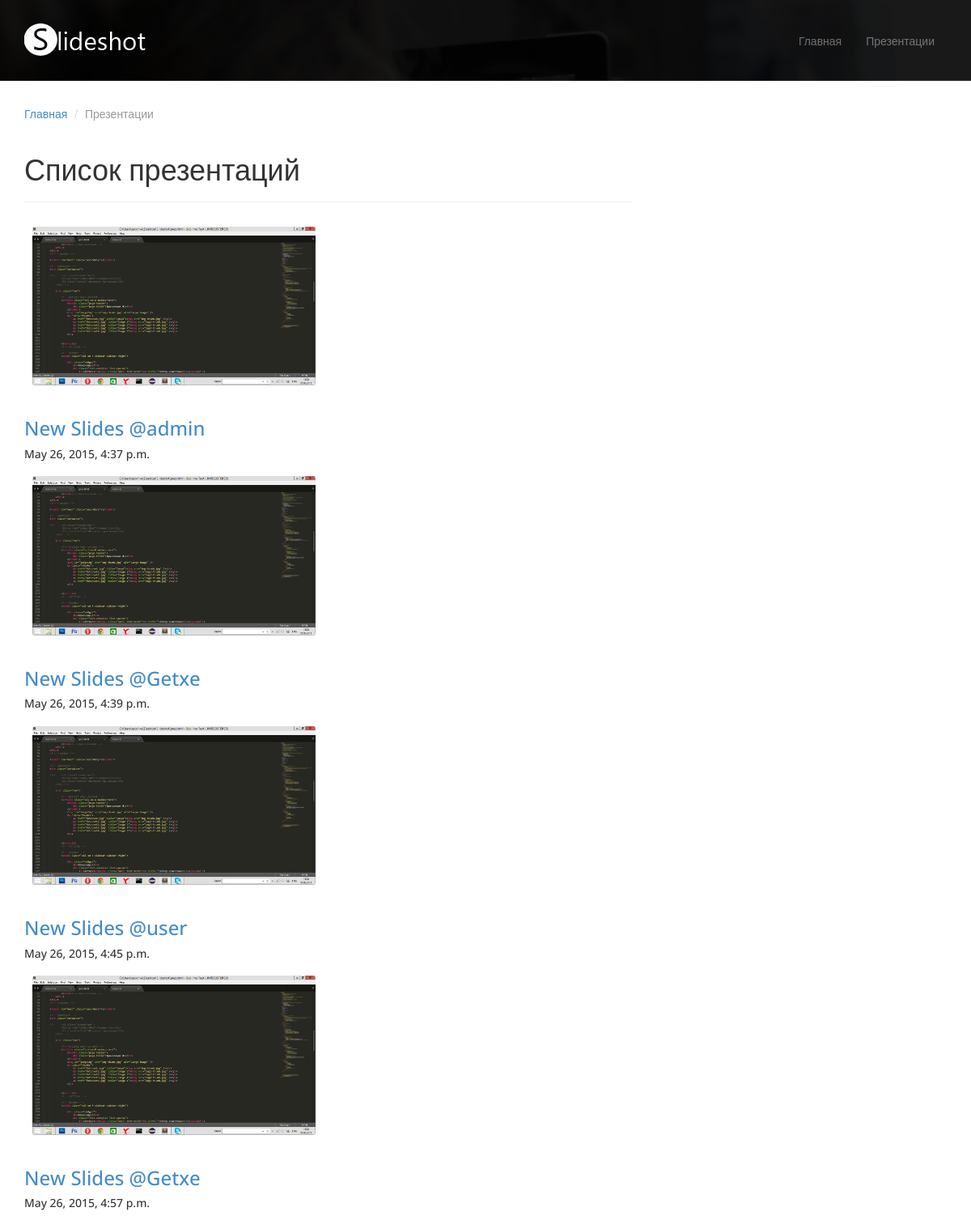
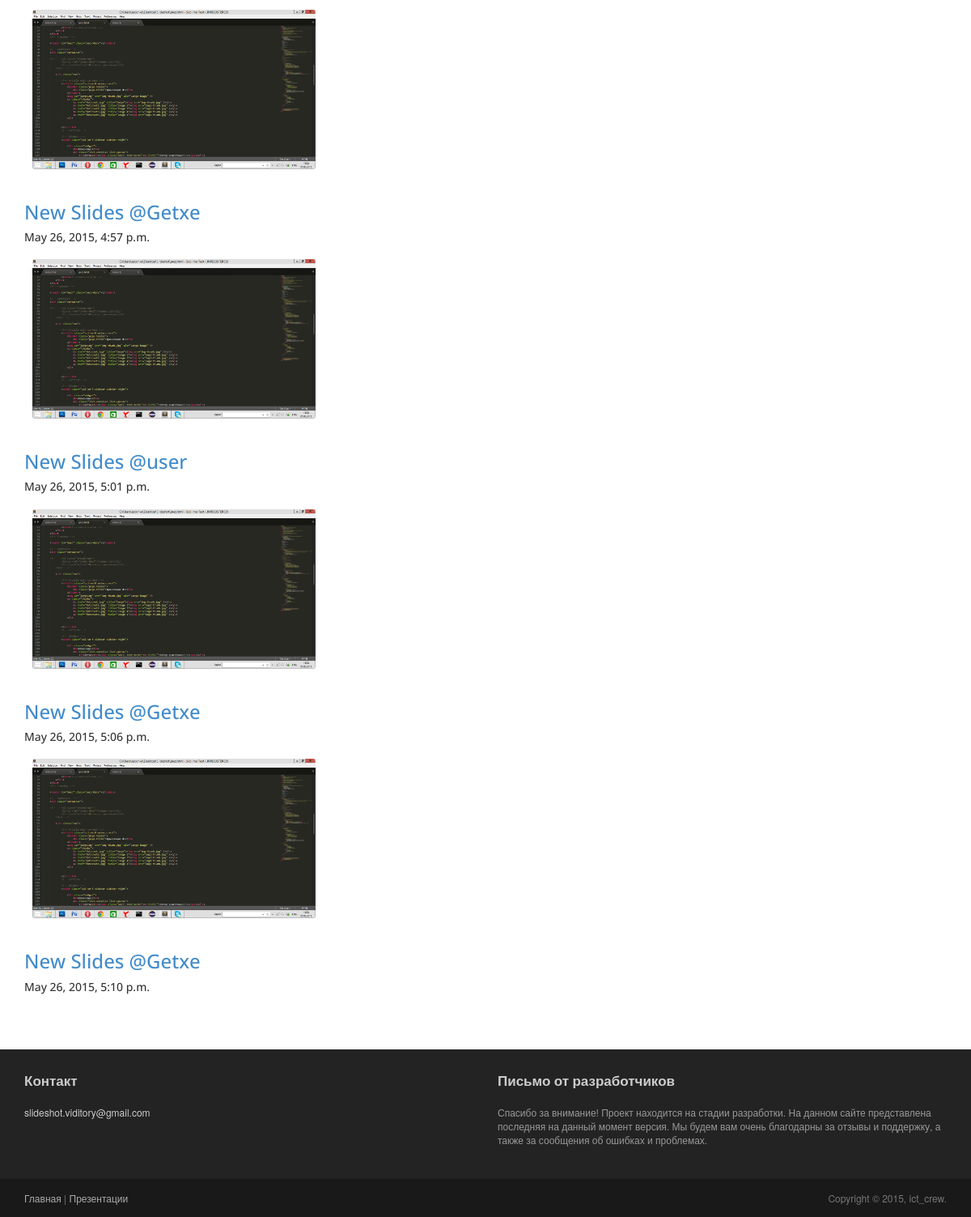
Screenshot of /mainpage/ with the database file from the repository (2 pictures, top to bottom).
### broadcasts/models.py (models this page shows, shortened)
class Broadcasting(models.Model):
    owner = models.ForeignKey(User, verbose_name=u'Владелец', related_name=u'broadcasts')
    title = models.CharField(u'Заголовок', max_length=40)
    desc = models.TextField(u'Описание', max_length = 10000)
    start_date = models.DateTimeField(u'Дата и время начала',default=datetime.now, blank=True)
    active = models.BooleanField(u'Активна сейчас?', default=False)
    public = models.BooleanField(u'Is public broadcasting?', default=True)
    tags = models.ManyToManyField(Tag, verbose_name='Тэги', blank=True, null=True)
    event = models.ForeignKey(Event, verbose_name='Событие', related_name=u'broadcasts', blank=True, null=True)#relation to event
    class Meta:
        db_table = 'broadcasts_broadcastings'
        verbose_name = 'Презентация'
        verbose_name_plural = 'Презентации'
        ordering=['start_date']

### broadcasts/views.py (the view)
# urls.py: url(r'^mainpage/$', views.mainpage),#first public
def mainpage(request):
    broadcastings = Broadcasting.objects.all()
    html = render_to_response('search.html', {'broadcastings':broadcastings }, context_instance=RequestContext(request))
    return HttpResponse(html)

### broadcasts/templates/search.html (shortened to what this page needs)
{% extends 'page.html'%}
{% load static %}
{% block content %}
<div class="container">
			<ol class="breadcrumb">
				<li><a href="http://slideshot.leidenit.lclients.ru/">Главная</a></li>
				<li class="active">Презентации</li>
			</ol>
			<div class="row">
				<article class="col-sm-8 maincontent">
					<header class="page-header">
						<h1 class="page-title">Список презентаций</h1>
					</header>
					{% for broadcasting in broadcastings %}
						<article>
							<img src="{{ STATIC_URL }}assets/images/ss1.png" width="350" class="img-rounded cells" alt="" >
							<div>
								<h3><a href="{% url 'broadcasts.views.broadcasting' broadcasting.pk %}">{{ broadcasting.title }}</a></h3>
								<h5 class="meta-post"><time datetime="2013-11-10">{{ broadcasting.start_date }}</time></h5>
							</div>
						</article>
						{% empty %}
						<article class="col-sm-8 maincontent">
							<h1 class="page-title">Ничего не найдено</h1>
							<h4 class="text-left">Мы не смогли найти страницы по вашему запросу. Проверьте введенную вами страницу и попробуйте еще раз.</h4>
						</article>
					{% endfor %}
				</article>
			</div>
		</div>
{% endblock %}

### broadcasts/templates/page.html (shortened to what this page needs)
<html lang="en">
<head>
	<link rel="stylesheet" href="{{ STATIC_URL }}assets/css/bootstrap.min.css">
	<link rel="stylesheet" href="{{ STATIC_URL }}assets/css/font-awesome.min.css">
	<link rel="stylesheet" href="{{ STATIC_URL }}assets/css/bootstrap-theme.css" media="screen" >
	<link rel="stylesheet" href="{{ STATIC_URL }}assets/css/main.css">
</head>
<body class="home">
	<div class="navbar navbar-inverse navbar-fixed-top headroom" >
		<div class="container">
			<div class="navbar-header">
				<a class="navbar-brand" href="http://slideshot.leidenit.lclients.ru/"><img src="{{ STATIC_URL }}assets/images/logo1.png" alt="Progressus HTML5 template"></a>
			</div>
			<div class="navbar-collapse collapse">
				<ul class="nav navbar-nav pull-right">
					<li><a href="http://slideshot.leidenit.lclients.ru/">Главная</a></li>
					<li><a href="http://slideshot.leidenit.lclients.ru/mainpage">Презентации</a></li>
				</ul>
			</div>
		</div>
	</div>
	<header id="head" class="secondary"></header>
	{% block content %}
	{% endblock %}
	<footer id="footer" class="top-space">
		<div class="footer1">
			<div class="container">
				<div class="row">
					<div class="col-md-3 widget">
						<h3 class="widget-title">Контакт</h3>
						<div class="widget-body">
								<a href="mailto:#">slideshot.viditory@gmail.com</a><br>
						</div>
					</div>
					<div class="col-md-3 widget">
					</div>
					<div class="col-md-6 widget">
						<h3 class="widget-title">Письмо от разработчиков</h3>
						<div class="widget-body">
							<p>Спасибо за внимание! Проект находится на стадии разработки. На данном сайте представлена
							последняя на данный момент версия. Мы будем вам очень благодарны за отзывы и поддержку, а
							также за сообщения об ошибках и проблемах. </p>
						</div>
					</div>
				</div>
			</div>
		</div>
		<div class="footer2">
			<div class="container">
				<div class="row">
					<div class="col-md-6 widget">
						<div class="widget-body">
							<p class="simplenav">
								<a href="http://slideshot.leidenit.lclients.ru/">Главная</a> |
								<a href="http://slideshot.leidenit.lclients.ru/mainpage/">Презентации</a>
							</p>
						</div>
					</div>
					<div class="col-md-6 widget">
						<div class="widget-body">
							<p class="text-right">
								Copyright &copy; 2015, ict_crew.
							</p>
						</div>
					</div>
				</div>
			</div>
		</div>
	</footer>
</body>
</html>

### static/assets/css/main.css (style rules this page uses)
#head { background:#181015 url( ../images/bg_header_1.jpg) no-repeat; background-size: cover; min-height:668px; text-align: center; padding-top:240px; padding-bottom: 0px; color:white; font-family:"Open sans", Helvetica, Arial; font-weight:300; }
#head.secondary { height:100px; min-height: 100px; padding-top:0px; }
.headroom { -webkit-transition: all 0.4s ease-out; -moz-transition: all 0.4s ease-out; -o-transition: all 0.4s ease-out; transition: all 0.4s ease-out; }
h1, h2, h3, h4, h5, h6 { font-family:"Open sans", Helvetica, Arial; }
h1, .h1, h2, .h2, h3, .h3 { margin-top:30px; }
.page-title { margin-top:20px; font-weight:300; }
.breadcrumb { background:none; padding:0; margin:30px 0 0px 0; }
.top-space { margin-top: 60px; }
img { max-width:100%; }
img.cells { margin: 10; }
.footer1 { background: #232323; padding: 30px 0 0 0; font-size: 12px; color: #999; }
.footer1 a { color: #ccc; }
.footer1 .widget { margin-bottom:30px; }
.footer1 .widget-title { font-size: 17px; font-weight: bold; color: #ccc; margin: 0 0 20px; }
.footer2 { background: #191919; padding: 15px 0; color: #777; font-size: 12px; }
.footer2 a { color: #aaa; }
.footer2 p { margin: 0; }

### rows the page displays
Broadcasting: title "New Slides @admin", start_date "May 26, 2015, 4:37 p.m."
Broadcasting: title "New Slides @Getxe", start_date "May 26, 2015, 4:39 p.m."
Broadcasting: title "New Slides @user", start_date "May 26, 2015, 4:45 p.m."
Broadcasting: title "New Slides @Getxe", start_date "May 26, 2015, 4:57 p.m."
Broadcasting: title "New Slides @Getxe", start_date "May 26, 2015, 4:57 p.m."
Broadcasting: title "New Slides @user", start_date "May 26, 2015, 5:01 p.m."
Broadcasting: title "New Slides @Getxe", start_date "May 26, 2015, 5:06 p.m."
Broadcasting: title "New Slides @Getxe", start_date "May 26, 2015, 5:10 p.m."
